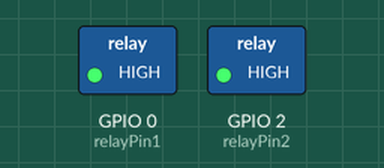
Recording of a sketch running on a simulated ESP8266 (NodeMCU). Shown: switched loads named in the sketch (green lamp = pin HIGH). WiFi joins after 1.5 s; servers stay silent unless stated; no MQTT or app messages arrive unless stated; what the sketch prints to the serial monitor is not drawn.

Above: at 0.2 s.
At 3.7 s:
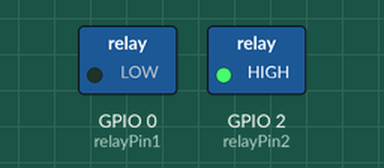
Timing chart, 0 to 6.1 s (numbered marks = the images above):
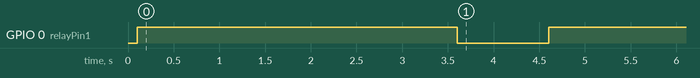

Measured:
- by itself, GPIO 0 (relayPin1): HIGH → LOW at 3.6 s, → HIGH 1.0 s later

The sketch:

mqtt-alanthangal-borepump-controller.ino
```cpp
// ESP8266 MQTT based bore pump controller
//
// Udayakumar Nalinasekaren - Creative Commons 2016
// github.com/udayakumarn60
//
// Controls a Solenoid valve with the following MQTT Commands
//     On        -> Set Pump to On
//     Off       -> Set Pump to Off
//     C1<secs>  -> Set On Cycle Time to <secs>
//     Status    -> Publish current status to MQTT Broker
//
//     MQTT Broker Interface
//     Topic for Commands -> /ATGL/borepump-1
//     Topic for Confirmation -> /ATGL/confirm
//
//     Configure the AP SSID/password, MQTT Server IP
//
// Requires PubSubClient found here: https://github.com/knolleary/pubsubclient
//


#include <PubSubClient.h>
#include <ESP8266WiFi.h>


// WiFI/MQTT Configuration Setup

#define MQTT_SERVER "atgl.udayakumarn.in"

const char* ssid = "atgl-s24-wifi-hotspot";
const char* password = "uday1-mifi";

// Relay Pin 1 when switched on energises the solid state relay and the contactor
// Relay Pin 1 when switched on disconnects the contactor

const char* controlTopic = "/ATGL/borepump";
const char* confirmTopic  = "/ATGL/confirm";

const int relayPin1 = 0;
const int relayPin2 = 2;
const int pumpStartPin = relayPin2;
const int pumpTripPin  = relayPin1;

#define DEFAULT_ON_CYCLE 600
#define WIFI_RECONNECT_DELAY 15000
#define MQTT_RECONNECT_DELAY 30000

static int   OnCycle  = DEFAULT_ON_CYCLE ;
static int   OffCycle = 0 ;
static int   Counter  = 0;
static int   State    = 0;
static int   Borepump = 0;
static int   ReconnectTrials = 0;
static int   ValveOpen = 0;

static char msgBuf[50];
static char tmpBuf[50];

const int COMMAND = 0;

const int ON  = 1;
const int OFF = 2 ;

const char* On      = "On";
const char* Off     = "Off";
const char* onCycleStr  = "On Cycle : " ;
const char* stBorepump  = "borepump";
const char* stCycleOn   = "borepump/on-cycle";
const char* stSSID      = "borepump/ssid";
const char* stMQTT      = "borepump/mqtt";

WiFiClient wifiClient;
PubSubClient client(wifiClient);

void reconnect(bool);

void Confirm(const char *subTopic, const char *msg) {
  if (client.connected()){
    if (subTopic) {
      sprintf(tmpBuf, "%s/%s",confirmTopic, subTopic);
      client.publish(tmpBuf, msg, false);
    }
    else
      client.publish(confirmTopic, msg, false);
  }
}

char* getCurrentCycleTime(int what = ON) {
  if (what == ON)
    sprintf(msgBuf, "%d", OnCycle);
  else
    sprintf(msgBuf, "%d", OffCycle);
  return msgBuf;
}

static unsigned long onMillis;
static unsigned long onHoldDelay = 1000; // Allow relay hold for 1 second
static bool onInitiated=false;
static unsigned long onPin;

void switchPumpStartRelay() {
  // switch the relay that drives the contactor on.
  // This will also power the starting coil
  // Once the contactor is on it will latch itself
  // Starting coil needs power till the pump starts running fully
  onMillis = millis();
  onInitiated = true;
  onPin = pumpStartPin;
  digitalWrite(pumpStartPin, LOW);
  Serial.println("Switching on Relay for contactor");
}

void switchPumpTripRelay() {
  // The pump trip relay just trips the contactor and the pump loses power
  onMillis = millis();
  onInitiated = true ;
  onPin = pumpTripPin;
  digitalWrite(pumpTripPin, LOW);
  Serial.println("Switching on Relay for trip pin contactor");
}

void tripRelayIfOn() {
  char msgBuf[100];
  // Both the on Relay and Off Relay should be tripped after holding for 1 second
  // If the on Relay does not trip after one second, the starting coil is likely to burn
  if (onInitiated) {
    long currentMillis = millis();
    if ((currentMillis - onMillis) > onHoldDelay) {
      sprintf(msgBuf,"Elapsed delay %d.", currentMillis - onMillis);
      Serial.println(msgBuf);
      onInitiated = false;
      digitalWrite(onPin, HIGH);
      Serial.println("Switching off relay");
      onInitiated = false;
    }
  }
}

void publishStatus() {
    // Let us publish our current configuration and status
    const char* borepumpState;

    if (Borepump == ON)
      borepumpState = On;
    else
      borepumpState = Off;
    Confirm(stBorepump, borepumpState);
    delay(10);
    Confirm(stCycleOn, getCurrentCycleTime(ON));
    delay(10);
}

void callback(char* topic, byte* payload, unsigned int length) {

  //convert topic to string to make it easier to work with
  String topicStr = topic;
  String payloadStr = (char *)payload;
  char payloadBuf[15];
  short int i;

  for (i=0; i<length; i++)
    payloadBuf[i] = payloadStr[i];
  payloadBuf[i] = '\0';

  //Print out some debugging info
  Serial.println("Callback update.");
  Serial.print("Topic: ");
  Serial.println(topicStr);
  Serial.println(payloadBuf);

  //turn the bore pump on if the payload is 'On' and publish to the MQTT server a confirmation message
  if(!strcmp(payloadBuf,On)){
    // We are switching to command mode. Setting Solenoid to ON
    // Solenoid to remain ON till command to switch it OFF is received
    Borepump = ON;
    switchPumpStartRelay();
    State = COMMAND ;
    Confirm(stBorepump, On);
  }

  //turn the bore pump off if the payload is 'Off' and publish to the MQTT server a confirmation message
  else if (!strcmp(payloadBuf, Off)){
    // We are in command mode. Setting Solenoid to OFF
    // Solenoid will remain off till next command to switch it ON
    Borepump = OFF;
    switchPumpTripRelay();
    State = COMMAND ;
    Confirm(stBorepump, Off);
  }
  else if (!strcmp(payloadBuf, "Status")){
    publishStatus();
  }

  else if (payloadBuf[0] == 'C') {
    int n;
    if (payloadBuf[1] == '1') {
      OnCycle = (n=atoi(payloadBuf+2))?n:DEFAULT_ON_CYCLE ;
    }

    publishStatus();
  }
}

void setup() {
  //start the serial line for debugging
   Serial.begin(115200);
   delay(100);

  //initialize the bore pump start relay as an output and set to LOW (off)
  pinMode(pumpStartPin, OUTPUT);
  digitalWrite(pumpStartPin, HIGH);

  //initialize the bore pump stop relay as an output and set to LOW (off)
  pinMode(pumpTripPin, OUTPUT);
  digitalWrite(pumpTripPin, HIGH);

  client.setServer(MQTT_SERVER, 1883);
  client.setCallback(callback);

  //start wifi subsystem
  WiFi.mode(WIFI_STA);
  WiFi.begin(ssid, password);
  // attempt to connect to the WIFI network and then connect to the MQTT server
  // Initial call to reconnect should have a boolean TRUE argument
  reconnect(true);
  //wait a bit before starting the main loop
  delay(2000);

  //
  // get our system into a looping mode by default
  //
  OnCycle = DEFAULT_ON_CYCLE ;
  Counter = 0;
  State = COMMAND;
  Borepump = OFF ;
  onInitiated = true;
  // When we start we will trip the pump if it is already on.
  // Should not cause a problem because the controller is on the same power as the
  // starting panel
  switchPumpTripRelay();
  publishStatus();
}


void loop(){
  int currentState, currentBorepumpState;
  currentState = State ;
  currentBorepumpState = Borepump ;
  //check & reconnect if connection is lost
  if (!client.connected()) {
    if (Borepump == ON) {
      // If the pump is on, we will first switch it off
      // as a safety measure
      switchPumpTripRelay();
      Borepump = OFF;
      // Since we are not connected, calling publishStatus will
      // meaningless
    }
    if (WiFi.status() != WL_CONNECTED) {
      // WiFi disconnected. We will wait for 2.5 minutes and
      // try reconnecting
      ReconnectTrials++;
      if (ReconnectTrials > WIFI_RECONNECT_DELAY) {
        Serial.println("Reconnecting...");
        reconnect(false);
      }
    }
    else {
      // Reconnect to MQTT ASAP if we did not lose WiFi
      reconnect(false);
    }
  }
  if (client.connected()) {
    ReconnectTrials = 0;
    //maintain MQTT connection
    client.loop();
  }

  //MUST delay to allow ESP8266 WIFI functions to run
  delay(10);
  // Check and trip relays providing momentary delay if any has been switched on
  tripRelayIfOn();

//  if (State == LOOPING) {
//    Counter = Counter + 10;
//    if (Solenoid == ON) {
//      if (Counter >= OnCycle * 1000) {
//        Serial.println("Solenoid Off");
//        Counter = 0;
//        Solenoid = OFF ;
//        switchSolenoidOff();
//        publishStatus();
//      }
//    }
//    else if (Solenoid == OFF) {
//      if (Counter >= Of//fCycle * 1000) {
//        Serial.println("Solenoid On");
//        Counter = 0;
//        Solenoid = ON ;
        // ValveOpen += OnCycle ;
//        switchSolenoidOn();
//      }
//    }
//  }
}

#define MAX_WIFI_RETRY_COUNT 10

static unsigned long lastMQTTchk = 0;

void reconnect(bool initial) {
  int reconnect_attempt = 0;
  int currMQTTchk = 0;
  //attempt to connect to the wifi if connection is lost
  if(WiFi.status() != WL_CONNECTED){
    //debug printing
    Serial.print("Connecting to ");
    Serial.println(ssid);
    if (!initial) {
      WiFi.disconnect();
      delay(1000);
      WiFi.begin(ssid, password);
    }
    //loop while we wait for connection
    while (WiFi.status() != WL_CONNECTED) {
      delay(500);
      Serial.print(".");
      reconnect_attempt ++;
      if (reconnect_attempt >= MAX_WIFI_RETRY_COUNT)
      {
        return ;
      }
    }
    Confirm(stSSID , ssid);
    //print out some more debug once connected
    Serial.println("");
    Serial.println("WiFi connected");
    Serial.println("IP address: ");
    Serial.println(WiFi.localIP());
  }

  // make sure we are connected to WIFI before attempting
  // to connect to MQTT
  if(WiFi.status() == WL_CONNECTED){
    currMQTTchk = millis();
    if (currMQTTchk - lastMQTTchk > MQTT_RECONNECT_DELAY ) {
      if (!client.connected()) {
        Serial.print("Client status is : ");
        Serial.println(client.state());
        client.disconnect();
        Serial.print("Attempting MQTT connection...");

        // Generate client name based on MAC address and last 8 bits of microsecond counter
        String clientName;
        clientName += "esp8266-";
        uint8_t mac[6];
        WiFi.macAddress(mac);
        clientName += macToStr(mac);

        //if connected, subscribe to the topic(s) we want to be notified about

//        if (client.connect((char*) clientName.c_str()), "uday", "swim2sea") {
          if (client.connect("atgl-borepump-cntrlr", "uday", "swim2sea")) {
          Serial.println("\tMQTT Connected");
          Serial.print("Client status is : ");
          Serial.println(client.state());
          client.subscribe(controlTopic);
          Confirm(stMQTT , MQTT_SERVER);
        }

        //otherwise print failed for debugging
        else{
          Serial.print("\tFailed. rc=");
          Serial.println(client.state());
          // abort();
        }
      }
      lastMQTTchk = currMQTTchk ;
    }
  }
}

//generate unique name from MAC addr
String macToStr(const uint8_t* mac){
  String result = "";
  for (int i = 0; i < 6; ++i) {
    result += String(mac[i], 16);

    if (i < 5){
      result += ':';
    }
  }

  Serial.println(result);
  return result;
}
```
